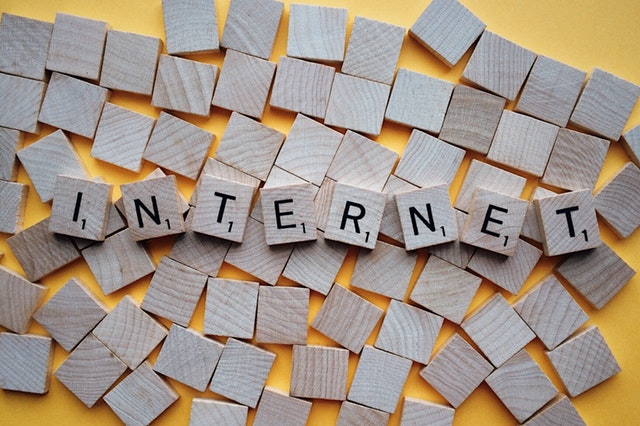
#> input picture 4-Feature-Vectors/images/scrabble.jpeg, 640 x 426 px
$ jupyter execute 4-HOG-Examples.ipynb   (shell and % lines are left out)
#> lines starting #> are read from the running program, lines starting #| are printed output that depends on the picture
# HOG Examples

To experiment with HOG, we will be modifying the `cell_size`, `num_cells_per_block`, and `num_bins` (the number of angular bins in the histograms), to see how these parameters affect the resulting HOG descriptor. It will help to get some intuition for what each parameter does and how they can be *tuned* to pick out the amount of detail required. The list of the available images that can loaded is as following:

* cat.jpeg
* jeep1.jpeg
* jeep2.jpeg
* jeep3.jpeg
* man.jpeg
* pedestrian_bike.jpeg
* roundabout.jpeg
* scrabble.jpeg
* shuttle.jpeg
* triangle_tile.jpeg
* watch.jpeg
* woman.jpeg

### Importing the Libraries

[cell 1]
import cv2
import copy
import numpy as np

import matplotlib.pyplot as plt
import matplotlib.patches as patches

### Loading the Image

[cell 2]
# Loading the image
image = cv2.imread('./images/scrabble.jpeg')
#> image is the input picture: shape (426, 640, 3); mean B, G, R 134.3, 149.1, 163.9

# Converting the original image to RGB
original_image = cv2.cvtColor(image, cv2.COLOR_BGR2RGB)

# Converting the original image to gray scale
gray_image = cv2.cvtColor(image, cv2.COLOR_BGR2GRAY)
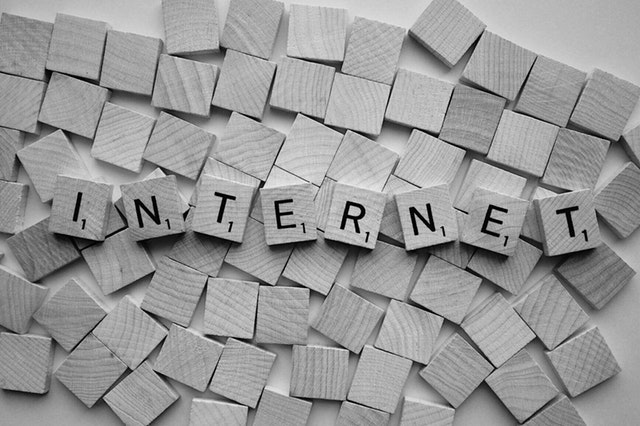
#> gray_image: shape (426, 640); min 0, max 252, mean 151.9

# Printing the shape of the gray scale image for reference
print('The gray scale image has shape: ', gray_image.shape)
#| The gray scale image has shape:  (426, 640)

[cell 3]
# Setting the default figure size
plt.rcParams['figure.figsize'] = [10, 5]

# Displaying the images
plt.subplot(121)
plt.imshow(original_image)
plt.title('Original Image')
plt.subplot(122)
plt.imshow(gray_image, cmap='gray')
plt.title('Gray Scale Image')
plt.show()
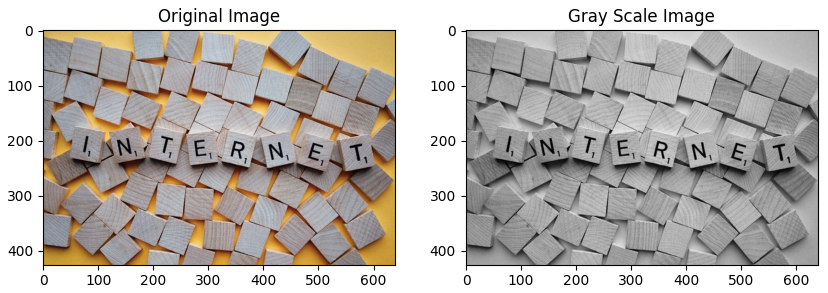
#> figure drawn by matplotlib, 2 panels

### Setting up the HOG Descriptor

#### Defining the Parameters

[cell 4]
# Cell Size in pixels (width, height)
# Must be chosen so that the resulting Block Size is smaller than the detection window
cell_size = (8, 8)

# Number of cells per block in each direction (x, y)
num_cells_per_block = (2, 2)

# Number of gradient orientation bins
num_bins = 9

[cell 5]
# Block Size in pixels (width, height)
block_size = (num_cells_per_block[0] * cell_size[0],
              num_cells_per_block[1] * cell_size[1])

# Calculating the number of cells that fit in our image in the x and y directions
x_cells = gray_image.shape[1] // cell_size[0]
#> x_cells = 80
y_cells = gray_image.shape[0] // cell_size[1]
#> y_cells = 53

[cell 6]
# Horizontal and Vertical distance between blocks in units of Cell Size
# Such that (x_cells - num_cells_per_block[0]) / h_stride = integer
# or (y_cells - num_cells_per_block[1]) / v_stride = integer.
h_stride = 1
v_stride = 1

# Block Stride in pixels (horizantal, vertical)
block_stride = (cell_size[0] * h_stride, cell_size[1] * v_stride)

# Specifing size of detection window (Region of Interest) in pixels (width, height)
# The resulting detection window might be slightly smaller than the image
win_size = (x_cells * cell_size[0] , y_cells * cell_size[1])
#> win_size = (640, 424)

# Printing the parameters of our HOG descriptor
print('HOG Descriptor Parameters:')
print('\tWindow Size:', win_size)
#| 	Window Size: (640, 424)
print('\tCell Size:', cell_size)
print('\tBlock Size:', block_size)
print('\tBlock Stride:', block_stride)
print('\tNumber of Bins:', num_bins)

#### Computing the HOG Descriptor

[cell 7]
# Set the parameters of the HOG descriptor using the variables defined above
hog = cv2.HOGDescriptor(win_size, block_size, block_stride, cell_size, num_bins)

# Compute the HOG Descriptor for the gray scale image
hog_descriptor = hog.compute(gray_image)

### Plotting the HOG Descriptor

#### Rearranging the HOG Descriptor

[cell 8]
# Calculating total number of blocks along the width and height of the detection window
tot_bx = np.uint32(((x_cells - num_cells_per_block[0]) / h_stride) + 1)
#> tot_bx = 79
tot_by = np.uint32(((y_cells - num_cells_per_block[1]) / v_stride) + 1)
#> tot_by = 52

# Calculate the total number of elements in the feature vector
tot_els = (tot_bx) * (tot_by) * num_cells_per_block[0] * num_cells_per_block[1] * num_bins
#> tot_els = 147888

# Reshaping the feature vector to [blocks_y, blocks_x, num_cells_per_block_x, num_cells_per_block_y, num_bins].
# blocks_x(column) and blocks_y(row) is transposed so that the feature vector indexing matches the image indexing.
hog_descriptor_reshaped = hog_descriptor.reshape(tot_bx,
                                                 tot_by,
                                                 num_cells_per_block[0],
                                                 num_cells_per_block[1],
                                                 num_bins).transpose((1, 0, 2, 3, 4))

[cell 9]
# Creating an array that will hold the average gradients for each cell
ave_grad = np.zeros((y_cells, x_cells, num_bins))

# Creating an array that will count the number of histograms per cell
hist_counter = np.zeros((y_cells, x_cells, 1))

# Adding up all the histograms for each cell and counting the number of histograms per cell
for i in range (num_cells_per_block[0]):
    for j in range(num_cells_per_block[1]):
        ave_grad[i:tot_by + i,
                 j:tot_bx + j] += hog_descriptor_reshaped[:, :, i, j, :]

        hist_counter[i:tot_by + i,
                     j:tot_bx + j] += 1
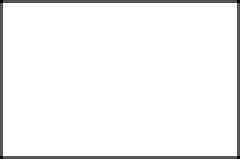
#> hist_counter: shape (53, 80, 1) float64 (shown 3 times larger); min 1, max 4, mean 3.88; drawn with min black and max white

# Calculating the average gradient for each cell
ave_grad /= hist_counter

# Calculating the total number of vectors in all the cells
len_vecs = ave_grad.shape[0] * ave_grad.shape[1] * ave_grad.shape[2]
#> len_vecs = 38160

# Create an array that has num_bins equally spaced between 0 and 180 degress in radians
deg = np.linspace(0, np.pi, num_bins, endpoint = False)

# Creating rank 1 arrays to hold the (x,y)-coordinate of all the vectors in all the cells in the image
# Creating rank 1 arrays to hold the (U,V)-components of all the vectors in all the cells in the image
U = np.zeros((len_vecs))
V = np.zeros((len_vecs))
X = np.zeros((len_vecs))
Y = np.zeros((len_vecs))

# Set the counter to zero
counter = 0

# Using cosine and sine functions to calculate (U,V) from their maginitudes
for i in range(ave_grad.shape[0]):
    for j in range(ave_grad.shape[1]):
        for k in range(ave_grad.shape[2]):
            U[counter] = ave_grad[i,j,k] * np.cos(deg[k])
            V[counter] = ave_grad[i,j,k] * np.sin(deg[k])

            X[counter] = (cell_size[0] / 2) + (cell_size[0] * i)
            Y[counter] = (cell_size[1] / 2) + (cell_size[1] * j)

            counter = counter + 1
#> after the loop, counter = 38160

#### Displaying the results

[cell 10]
# Setting the default figure size
plt.rcParams['figure.figsize'] = [9.8, 9]

# Creating a figure with 4 subplots arranged in 2 x 2
fig, ((a,b),(c,d)) = plt.subplots(2,2)

# Setting the title of each subplot
a.set(title = 'Gray Scale Image\n(Click to Zoom)')
b.set(title = 'HOG Descriptor\n(Click to Zoom)')
c.set(title = 'Zoom Window', xlim = (0, 18), ylim = (0, 18), autoscale_on = False)
d.set(title = 'Histogram of Gradients')

# Creating the bins in degress to plot our histogram.
angle_axis = np.linspace(0, 180, num_bins, endpoint = False)
angle_axis += ((angle_axis[1] - angle_axis[0]) / 2)

# Plotting the gray scale image
a.imshow(gray_image, cmap = 'gray')
a.set_aspect(aspect = 1)

# Plotting the feature vector (HOG Descriptor)
b.quiver(Y, X, U, V, color = 'white', headwidth = 0, headlength = 0, scale_units = 'inches', scale = 5)
b.invert_yaxis()
b.set_aspect(aspect = 1)
b.set_facecolor('black')

# Defining function for interactive zoom
# [71 lines left out: function onpress, not called in this run]

# Creating a connection between the figure and the mouse click
fig.canvas.mpl_connect('button_press_event', onpress)
plt.show()
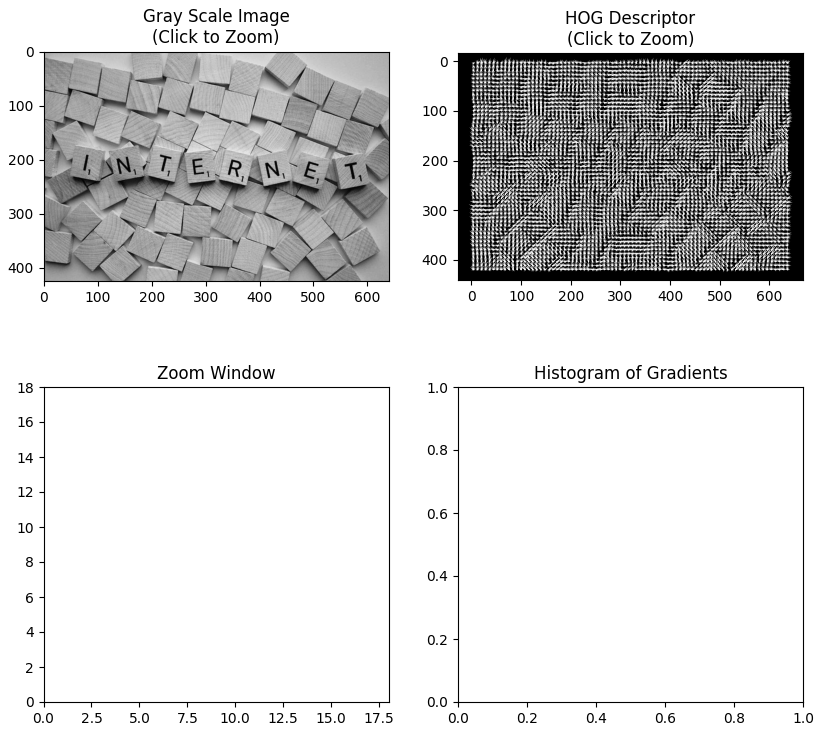
#> figure drawn by matplotlib, 2 panels

$ run again, with 4-Feature-Vectors/images/Team.jpeg copied over 4-Feature-Vectors/images/scrabble.jpeg
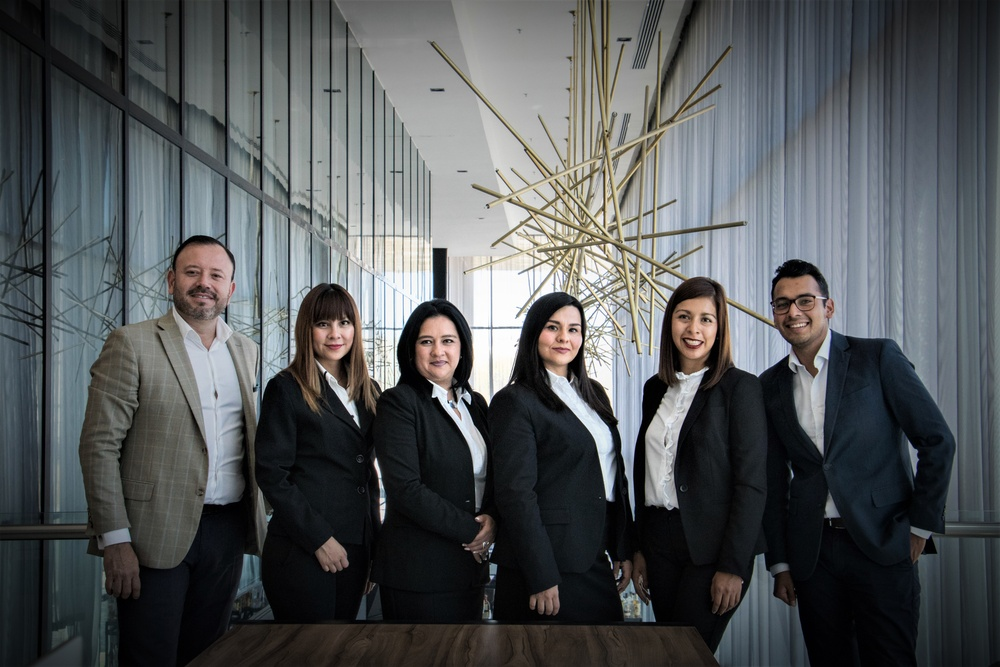
#> input picture 4-Feature-Vectors/images/Team.jpeg, 1000 x 667 px, shrunk from 5905 x 3937 before the run
#> image is the input picture: shape (667, 1000, 3); mean B, G, R 88.3, 86.5, 83.2
#| The gray scale image has shape:  (667, 1000)
#| 	Window Size: (1000, 664)
#> after the loop `for i in range (num_cells_per_block[0]):`:
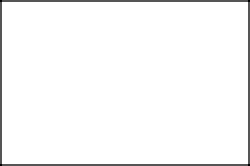
#> hist_counter: shape (83, 125, 1) float64 (shown 2 times larger); min 1, max 4, mean 3.92; drawn with min black and max white
#> after the loop `for i in range(ave_grad.shape[0]):`: counter = 93375
#> `plt.show()`:
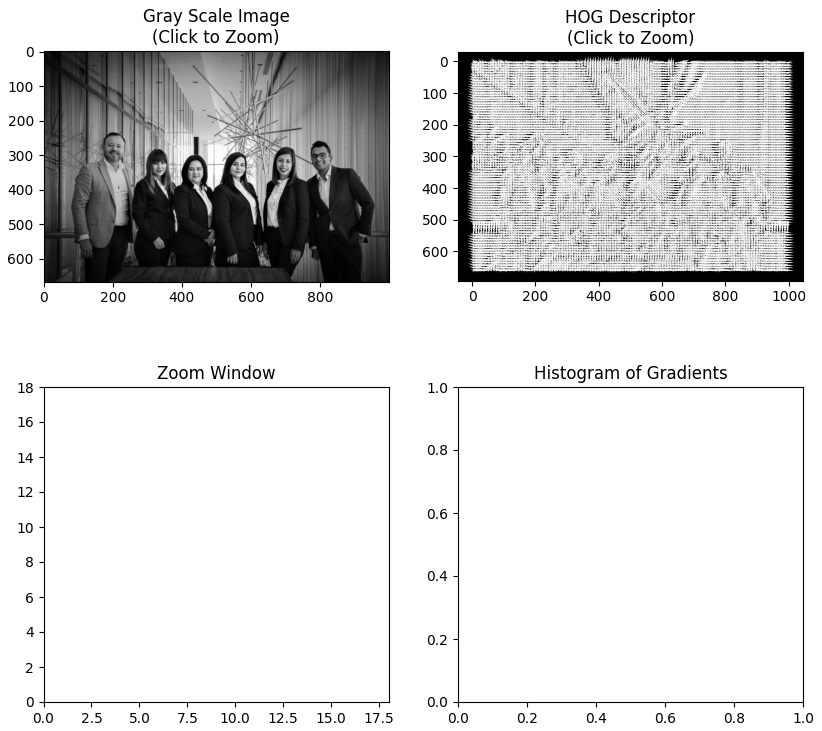
#> figure drawn by matplotlib, 2 panels

$ run again, with 4-Feature-Vectors/images/face.jpeg copied over 4-Feature-Vectors/images/scrabble.jpeg
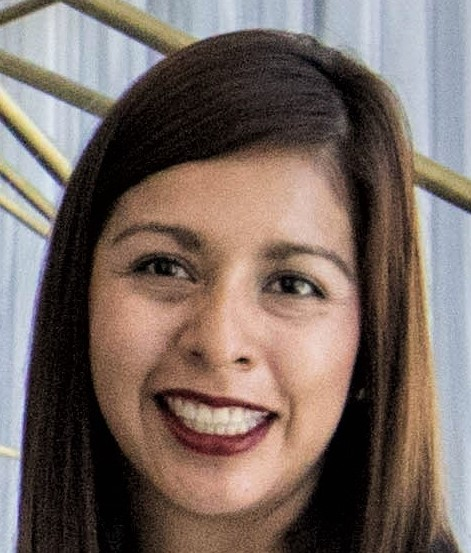
#> input picture 4-Feature-Vectors/images/face.jpeg, 471 x 553 px
#> image is the input picture: shape (553, 471, 3); mean B, G, R 98.9, 105.9, 121
#| The gray scale image has shape:  (553, 471)
#| 	Window Size: (464, 552)
#> after the loop `for i in range (num_cells_per_block[0]):`:
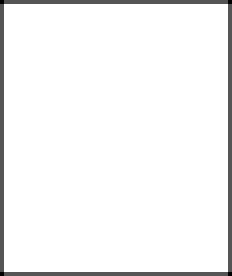
#> hist_counter: shape (69, 58, 1) float64 (shown 4 times larger); min 1, max 4, mean 3.87; drawn with min black and max white
#> after the loop `for i in range(ave_grad.shape[0]):`: counter = 36018
#> `plt.show()`:
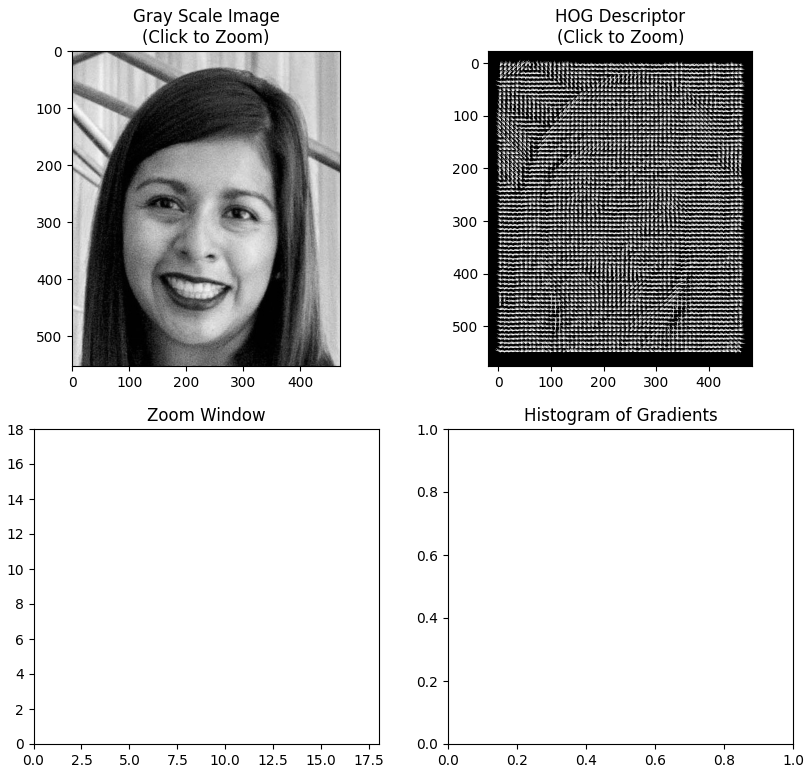
#> figure drawn by matplotlib, 2 panels
